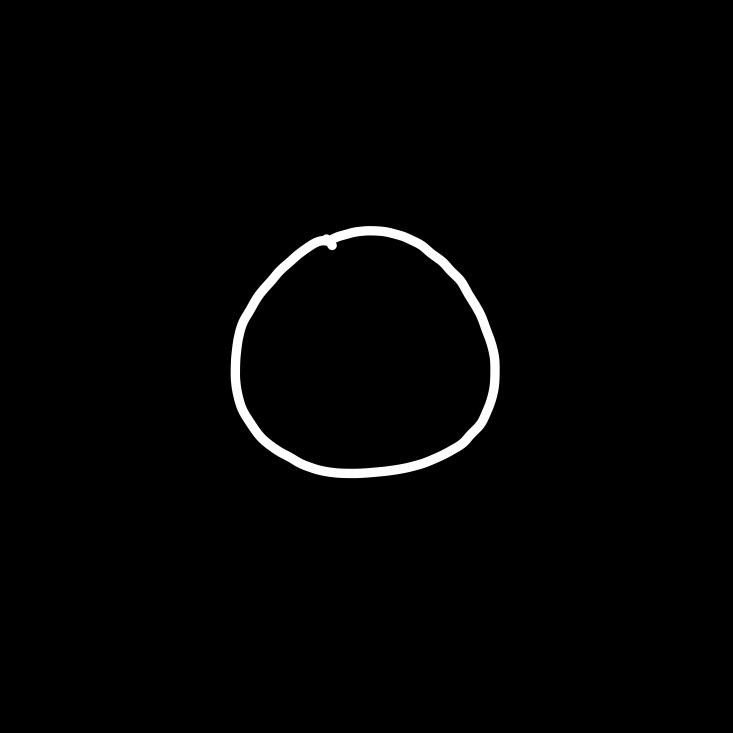
#> input picture o-med.jpg, 733 x 733 px
$ python emnist_style.py o-med.jpg out.png
#> lines starting #> are read from the running program, lines starting #| are printed output that depends on the picture; after the words box and inside, x2 and y2 are one past the last pixel; in counts of white or black regions, pixels touching at a corner belong together
import sys
import cv2
import numpy as np
from scipy import ndimage
from PIL import Image


def load_image(path):
    # just read the image in black and white mode
    img = cv2.imread(path, cv2.IMREAD_GRAYSCALE)
    return img


def make_binary(img):
    # turn the image into pure black and white pixels
    thresh_value, binary_img = cv2.threshold(img, 0, 255, cv2.THRESH_BINARY + cv2.THRESH_OTSU)
    mask = binary_img > 0
    return mask


def crop_to_char(mask):
    # find where the white pixels are
    rows, cols = np.where(mask)

    # if there are no white pixels at all, just return the image as is
    # instead of crashing
    if rows.size == 0:
        return mask

    top = rows.min()
    bottom = rows.max() + 1
    left = cols.min()
    right = cols.max() + 1

    # add a little space around the letter so it's not cut off
    height = bottom - top
    width = right - left
    pad = int(max(height, width) * 0.05)

    top = max(0, top - pad)
    bottom = min(mask.shape[0], bottom + pad)
    left = max(0, left - pad)
    right = min(mask.shape[1], right + pad)

    return mask[top:bottom, left:right]


def get_skeleton(mask):
    # shrink the letter down to a thin line in the middle of the stroke

    # add a blank border around the edges first. without this, if the
    # character touches the edge of the image (or fills the whole thing),
    # erosion can get stuck and never finish shrinking it
    pad = 2
    img = np.pad(mask.astype(np.uint8), pad, mode="constant", constant_values=0)

    skeleton = np.zeros_like(img)
    kernel = cv2.getStructuringElement(cv2.MORPH_CROSS, (3, 3))

    max_steps = max(img.shape) + 5
    for i in range(max_steps):
        eroded = cv2.erode(img, kernel)
        opened = cv2.dilate(eroded, kernel)
        piece = cv2.subtract(img, opened)
        skeleton = cv2.bitwise_or(skeleton, piece)
        img = eroded
        if cv2.countNonZero(img) == 0:
            break

    # remove the border we added so the output matches the original size
    skeleton = skeleton[pad:-pad, pad:-pad]

    return skeleton > 0


def fix_thickness(mask, thickness):
    # take the thin line and make it thicker again but even this time
    skeleton = get_skeleton(mask)
    radius = int(thickness / 2)
    if radius < 1:
        radius = 1

    kernel_size = radius * 2 + 1
    kernel = cv2.getStructuringElement(cv2.MORPH_ELLIPSE, (kernel_size, kernel_size))
    thick_mask = cv2.dilate(skeleton.astype(np.uint8), kernel)

    return thick_mask > 0


def resize_char(mask, box_size):
    # shrink the letter down so it fits in a small box, keep the shape the same
    h, w = mask.shape
    scale = box_size / max(h, w)
    new_h = int(round(h * scale))
    new_w = int(round(w * scale))

    if new_h < 1:
        new_h = 1
    if new_w < 1:
        new_w = 1

    img = mask.astype(np.uint8) * 255
    resized = cv2.resize(img, (new_w, new_h), interpolation=cv2.INTER_AREA)

    return resized


def center_char(img, canvas_size):
    # make a black square and put the letter in the middle of it
    canvas = np.zeros((canvas_size, canvas_size), dtype=np.uint8)
    h, w = img.shape
    top = (canvas_size - h) // 2
    left = (canvas_size - w) // 2
    canvas[top:top + h, left:left + w] = img

    # nudge it so the letter is balanced in the middle, not just the box
    cy, cx = ndimage.center_of_mass(canvas)
    shift_y = canvas_size / 2 - cy
    shift_x = canvas_size / 2 - cx

    canvas = ndimage.shift(canvas, (shift_y, shift_x), order=1, mode="constant", cval=0)
    canvas = np.clip(canvas, 0, 255).astype(np.uint8)

    return canvas


def convert_image(path, thickness=3, box_size=20, canvas_size=28):
    # run all the steps one after another
    img = load_image(path)
#> in load_image, img is the input picture: shape (733, 733); min 0, max 255, mean 3.5
    mask = make_binary(img)
#> in make_binary, `thresh_value, binary_img = cv2.threshold(img, 0, 255, cv2.THRESH_BINAR..`: binary_img: shape (733, 733); 1.4% white; 1 white region, box (x1, y1, x2, y2) and area: (231, 226, 500, 478) 7478
#> in make_binary, `thresh_value, binary_img = cv2.threshold(img, 0, 255, cv2.THRESH_BINAR..`: thresh_value = 123
    mask = crop_to_char(mask)
#> in crop_to_char, `rows, cols = np.where(mask)`: rows = 7478 values from 226 to 477; cols = 7478 values, max 499 at index 3821, min 231 at index 3671, mean 364.3
#> in crop_to_char, `top = rows.min()`: top = 226
#> in crop_to_char, `bottom = rows.max() + 1`: bottom = 478
#> in crop_to_char, `left = cols.min()`: left = 231
#> in crop_to_char, `right = cols.max() + 1`: right = 500
#> in crop_to_char, `height = bottom - top`: height = 252
#> in crop_to_char, `width = right - left`: width = 269
#> in crop_to_char, `pad = int(max(height, width) * 0.05)`: pad = 13
#> in crop_to_char, `top = max(0, top - pad)`: top = 213
#> in crop_to_char, `bottom = min(mask.shape[0], bottom + pad)`: bottom = 491
#> in crop_to_char, `left = max(0, left - pad)`: left = 218
#> in crop_to_char, `right = min(mask.shape[1], right + pad)`: right = 513
#> in crop_to_char, `return mask[top:bottom, left:right]`:
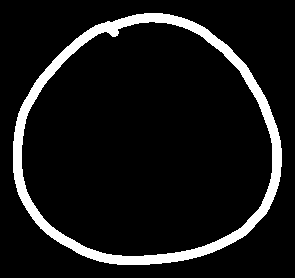
#> returned value: shape (278, 295) bool; 9.1% white; 1 white region, box (x1, y1, x2, y2) and area: (13, 13, 282, 265) 7478

    # scale the thickness up so it still looks right after shrinking later
    scale = max(mask.shape) / box_size
#> scale = 14.75
    real_thickness = thickness * scale
#> real_thickness = 44.25
    mask = fix_thickness(mask, real_thickness)
#> in get_skeleton, `img = np.pad(mask.astype(np.uint8), pad, mode="constant", constant_val..`: img: shape (282, 299); values 0 (black) and 1 (white), 8.9% white; 1 white region, box (x1, y1, x2, y2) and area: (15, 15, 284, 267) 7478
#> the loop in get_skeleton, `for i in range(max_steps):` made 7 passes
#> pass 1, in get_skeleton, `eroded = cv2.erode(img, kernel)`:
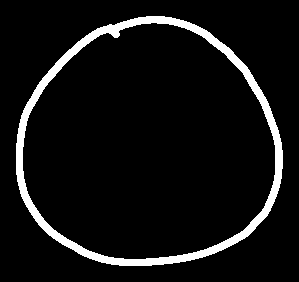
#> eroded: shape (282, 299); values 0 (black) and 1 (white), 7.2% white; 1 white region, box (x1, y1, x2, y2) and area: (16, 16, 283, 266) 6047
#> after the loop in get_skeleton, `for i in range(max_steps):`: eroded: shape (282, 299); every value is 0
#> after the loop in get_skeleton, `for i in range(max_steps):`:
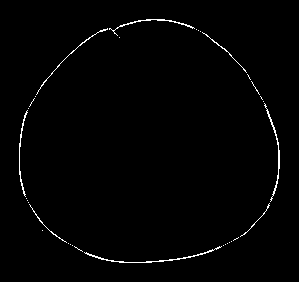
#> skeleton: shape (282, 299); values 0 (black) and 1 (white), 1.2% white in thin lines or dots, all inside (x1, y1, x2, y2) = (19, 19, 280, 263)
#> in get_skeleton, `skeleton = skeleton[pad:-pad, pad:-pad]`:
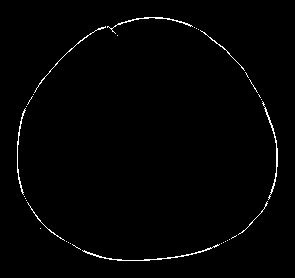
#> skeleton: shape (278, 295); values 0 (black) and 1 (white), 1.2% white in thin lines or dots, all inside (x1, y1, x2, y2) = (17, 17, 278, 261)
#> in fix_thickness, `thick_mask = cv2.dilate(skeleton.astype(np.uint8), kernel)`:
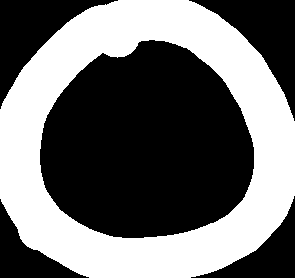
#> thick_mask: shape (278, 295); values 0 (black) and 1 (white), 43% white; 1 white region, box (x1, y1, x2, y2) and area: (0, 0, 295, 278) 35277
    mask = crop_to_char(mask)

    small = resize_char(mask, box_size)
    final = center_char(small, canvas_size)
#> in center_char, `canvas[top:top + h, left:left + w] = img`:
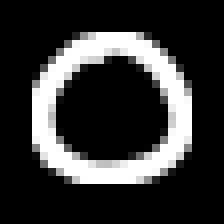
#> canvas: shape (28, 28) (shown 8 times larger); min 0, max 255, mean 53.2
#> in center_char, `cy, cx = ndimage.center_of_mass(canvas)`: cy = 13.29; cx = 13.45
#> in center_char, `shift_y = canvas_size / 2 - cy`: shift_y = 0.709
#> in center_char, `shift_x = canvas_size / 2 - cx`: shift_x = 0.549
#> in center_char, `canvas = ndimage.shift(canvas, (shift_y, shift_x), order=1, mode="cons..`:
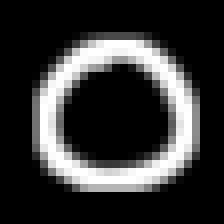
#> canvas: shape (28, 28) (shown 8 times larger); min 0, max 255, mean 53.2

    return final


if __name__ == "__main__":
    input_path = sys.argv[1]
    output_path = sys.argv[2]

    result = convert_image(input_path)
    Image.fromarray(result).save(output_path)
    print("saved:", output_path)
